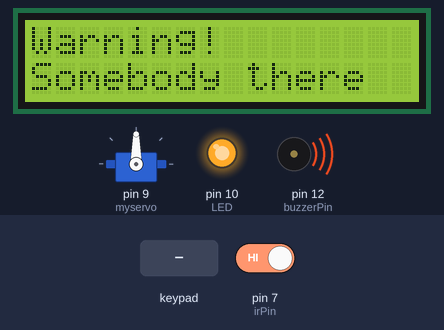
Recording of a sketch running on a simulated Arduino Uno, built with avr-gcc and run on an emulated ATmega328P. Parts: servo, 16×2 character LCD, output pins drawn as LEDs (lit = HIGH), buzzer (waves = sounding, pin HIGH). The test bench sets the inputs (shaded band); at power-on: pin 7 (irPin) HIGH.

Above: at 1.4 s.
1.5 s: keypad keys 1 1 2 2 pressed 0.4 s apart
At 4.6 s:
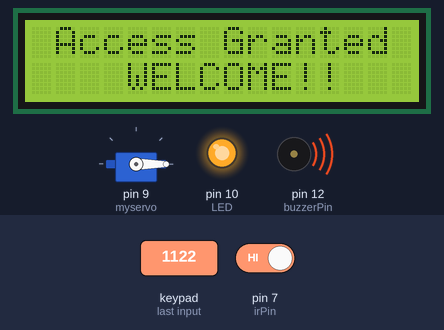
14.1 s: pin 7 (irPin) driven LOW
17.1 s: pin 7 (irPin) driven HIGH
At 17.36 s:
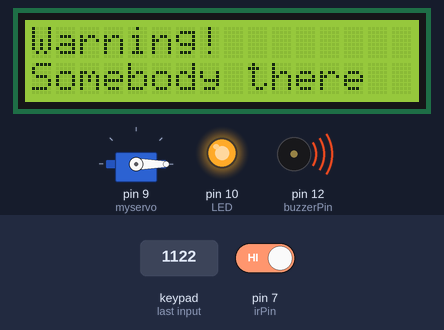
19.4 s: pin 7 (irPin) driven LOW
At 19.59 s:
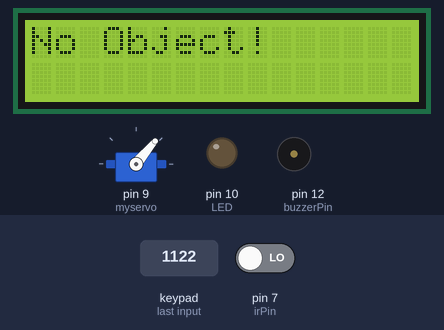
21.6 s: key '2' pressed
23.8 s: pin 7 (irPin) driven HIGH
At 27.7 s:
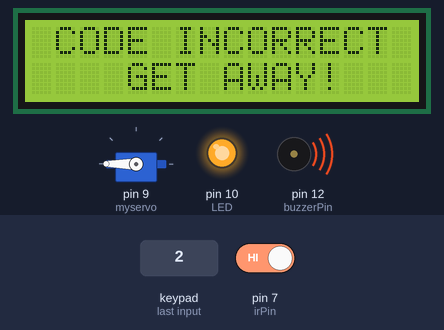
Timing chart, 0 to 29.2 s (numbered marks = the images above; inputs shaded):
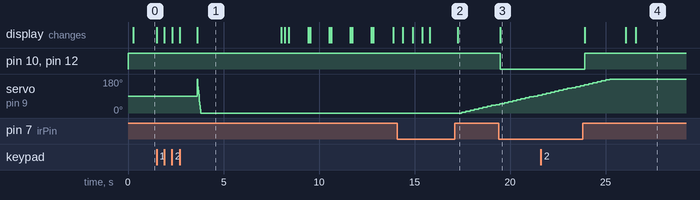

The sketch:

lab6_code.ino
```cpp
#include <LiquidCrystal.h>
#include <Servo.h>
#include <Keypad.h>
Servo myservo;
int irPin = 7;
int LED = 10;
int buzzerPin = 12;

int sensorOut = LOW;
int pos=0;
LiquidCrystal lcd(A4, A5, A3, A2, A1, A0);
const byte rows=4;
const byte cols=3;

char key[rows][cols]={
{'1','2','3'},
{'4','5','6'},
{'7','8','9'},
{'*','0','#'}
};
byte rowPins[rows]={0,1,2,3};
byte colPins[cols]={4,5,6};
Keypad keypad= Keypad(makeKeymap(key),rowPins,colPins,rows,cols);
char* password="1122";
int currentposition=0;


void setup()
{
  pinMode(irPin, INPUT);
  pinMode(LED, OUTPUT);
  pinMode(buzzerPin, OUTPUT);

displayscreen();
//Serial.begin(9600);
myservo.attach(9);

lcd.begin(16,2);

}

void loop()
{
if( currentposition==0)
{
displayscreen();

}
int l ;
char code=keypad.getKey();
if(code!=NO_KEY)
{
lcd.clear();
lcd.setCursor(0,0);
lcd.print("PASSWORD:");
lcd.setCursor(7,1);
lcd.print(" ");
lcd.setCursor(7,1);
for(l=0;l<=currentposition;++l)
{

lcd.print("*");

}

if (code==password[currentposition])
{
++currentposition;
if(currentposition==4)
{

unlockdoor();
currentposition=0;

}

}


else
{
incorrect();
currentposition=0;

}
}
}


void unlockdoor()
{
delay(900);

lcd.setCursor(0,0);
lcd.println(" ");
lcd.setCursor(1,0);
lcd.print("Access Granted");
lcd.setCursor(4,1);
lcd.println("WELCOME!!");
lcd.setCursor(15,1);
lcd.println(" ");
lcd.setCursor(16,1);
lcd.println(" ");
lcd.setCursor(14,1);
lcd.println(" ");
lcd.setCursor(13,1);
lcd.println(" ");

for(pos = 180; pos>=0; pos-=5)
{
myservo.write(pos);
delay(5);
}
delay(2000);


delay(1000);
counterbeep();

delay(1000);

for(pos = 0; pos <= 180; pos +=5)
{ // in steps of 1 degree
myservo.write(pos);
delay(15);


currentposition=0;

lcd.clear();
displayscreen();

}
}


void incorrect()
{
delay(500);
lcd.clear();
lcd.setCursor(1,0);
lcd.print("CODE");
lcd.setCursor(6,0);
lcd.print("INCORRECT");
lcd.setCursor(15,1);
lcd.println(" ");
lcd.setCursor(4,1);
lcd.println("GET AWAY!!!");

lcd.setCursor(13,1);
lcd.println(" ");
Serial.println("CODE INCORRECT YOU ARE UNAUTHORIZED");
delay(3000);
lcd.clear();
displayscreen();
}


void clearscreen()
{
lcd.setCursor(0,0);
lcd.println(" ");
lcd.setCursor(0,1);
lcd.println(" ");
lcd.setCursor(0,2);
lcd.println(" ");
lcd.setCursor(0,3);
lcd.println(" ");
}


void displayscreen() {

sensorOut = digitalRead(irPin);

  if (sensorOut == LOW)

  {

    Serial.println("No Object!");
  lcd.clear();
  lcd.print("No Object!");

    digitalWrite(LED, LOW);
    digitalWrite(buzzerPin, LOW);

  }

  else

  {

    Serial.println("Somebody there!");


  lcd.clear();
  lcd.print("Warning!");
  lcd.setCursor(0,1);
  lcd.print("Somebody there");


    digitalWrite(LED, HIGH);
    digitalWrite(buzzerPin, HIGH);

  }

  delay(200);
}


void counterbeep()
{
delay(1200);


lcd.clear();

lcd.setCursor(2,15);
lcd.println(" ");
lcd.setCursor(2,14);
lcd.println(" ");
lcd.setCursor(1,0);
delay(200);
lcd.println("CLOSE GET AFTER:::");

lcd.setCursor(4,1);
lcd.print("5");
delay(200);
lcd.clear();
lcd.setCursor(1,0);
lcd.println("CLOSE GET AFTER:");
delay(1000);
lcd.setCursor(1,0);
lcd.println("CLOSE GET AFTER:");
lcd.setCursor(4,1);
lcd.print("4");
delay(100);
lcd.clear();
lcd.setCursor(1,0);
lcd.println("CLOSE GET AFTER:");
delay(1000);

lcd.setCursor(1,0);
lcd.println("CLOSE GET AFTER:");
lcd.setCursor(4,1);
lcd.print("3");
delay(100);
lcd.clear();
lcd.setCursor(1,0);
lcd.println("CLOSE GET AFTER:");
delay(1000);

lcd.setCursor(1,0);
lcd.println("CLOSE GET AFTER:");
lcd.setCursor(4,1);
lcd.print("2");
delay(100);
lcd.clear();
lcd.setCursor(1,0);
lcd.println("CLOSE GET AFTER:");
delay(1000);

lcd.setCursor(4,1);
lcd.print("1");
delay(100);
lcd.clear();
lcd.setCursor(1,0);
lcd.println("CLOSE GET:::");

delay(1000);
delay(40);
lcd.clear();
lcd.setCursor(2,0);
lcd.print("RE-LOCKING");
delay(500);
lcd.setCursor(12,0);
lcd.print(".");
delay(500);
lcd.setCursor(13,0);
lcd.print(".");
delay(500);
lcd.setCursor(14,0);
lcd.print(".");
delay(400);
lcd.clear();
lcd.setCursor(4,0);
lcd.print("LOCKED!");
delay(440);
}
```

Measured:
- after the input at 1.5 s, the display: first changes at once (image 1 shows a later state)
- after the input at 17.1 s, pin 10 (LED), pin 12 (buzzerPin): stays HIGH (without the input it goes to LOW after 0.15 s); the display: changes after 0.15 s (image 2)
- after the input at 19.4 s, pin 10 (LED), pin 12 (buzzerPin): HIGH → LOW after 0.08 s; the display: changes after 0.08 s (image 3)
- after the input at 23.8 s, pin 10 (LED), pin 12 (buzzerPin): LOW → HIGH after 0.10 s; the display: first changes after 0.10 s (image 4 shows a later state)
- what the display in image 1 shows lasts 4.4 s, from 3.6 s to 8.0 s
